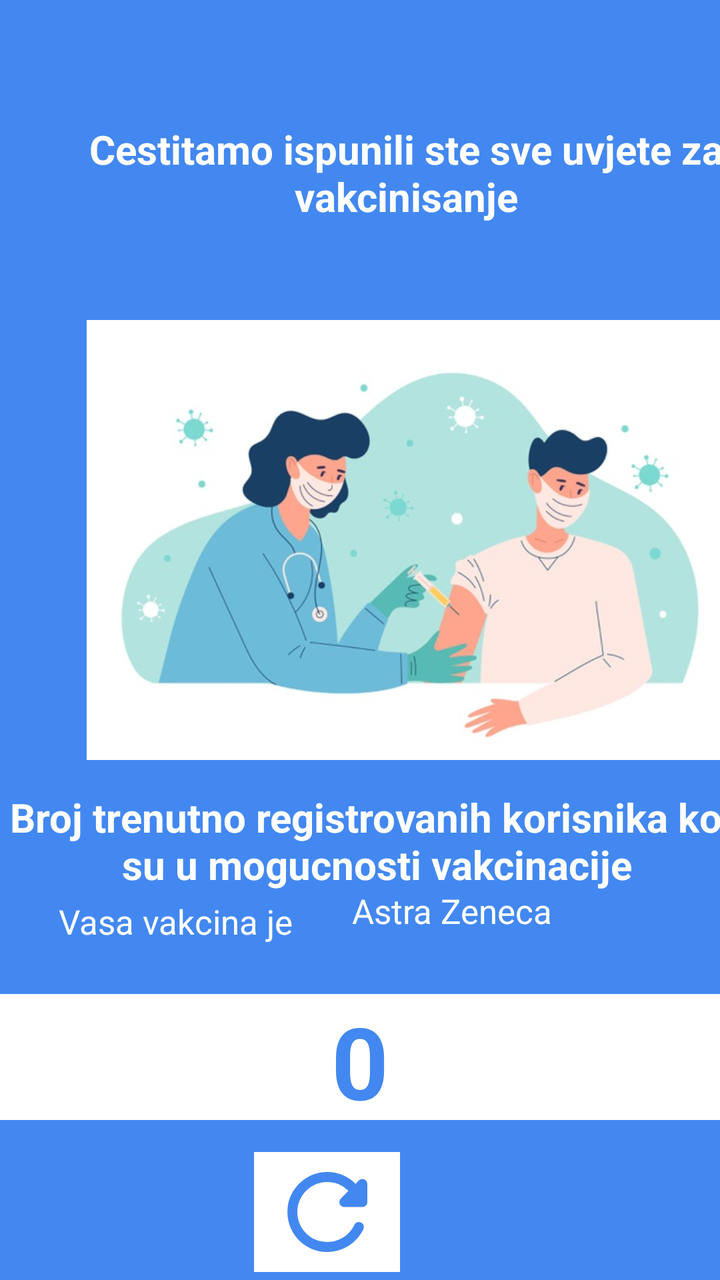
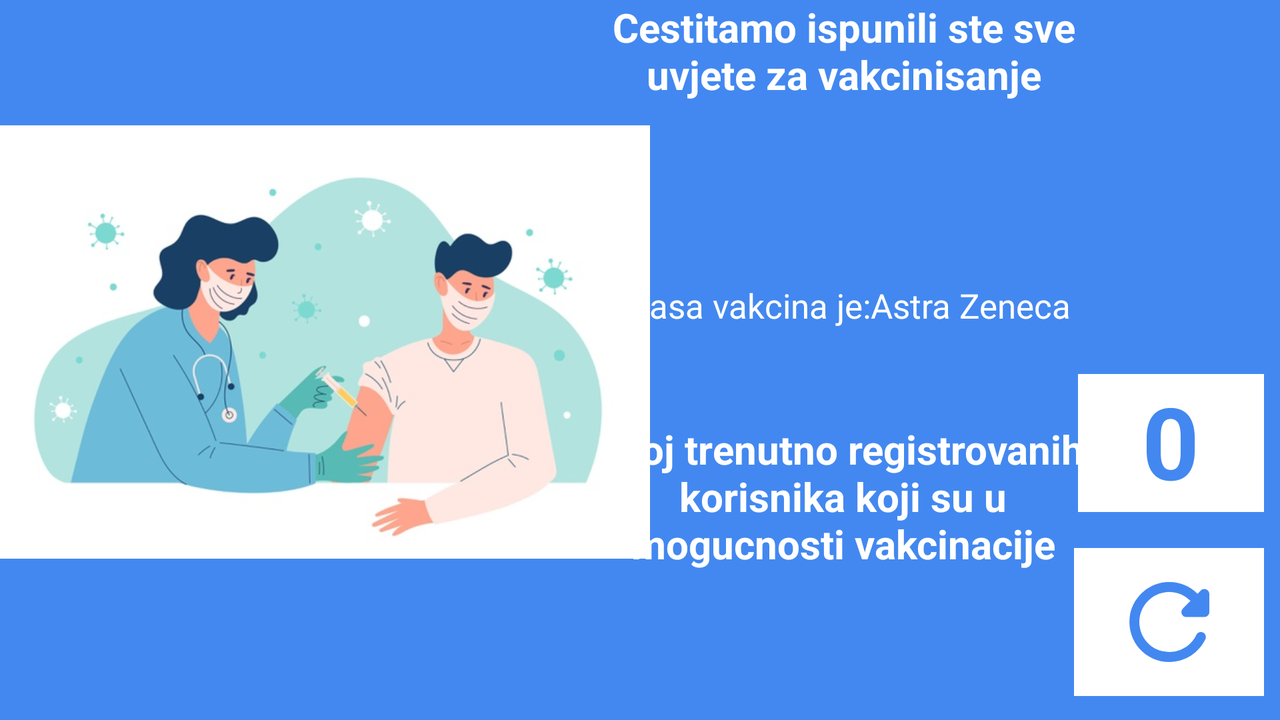

One screen, two layout resources from the same app: the default and the repository's alternative for another configuration. Each is rendered where Android would select it; the XML of both is given below.
<!-- AndroidManifest.xml: application theme Theme.CovidVaccine -->
<!-- res/layout/fragment_can_take_vaccine.xml -->
<?xml version="1.0" encoding="utf-8"?>

<androidx.constraintlayout.widget.ConstraintLayout xmlns:android="http://schemas.android.com/apk/res/android"
    xmlns:app="http://schemas.android.com/apk/res-auto"
    xmlns:tools="http://schemas.android.com/tools"
    android:layout_width="match_parent"
    android:layout_height="match_parent"
    android:background="@color/blue"
    tools:context=".CanTakeVaccine">


    <ImageView
        android:id="@+id/imageView4"
        android:layout_width="417dp"
        android:layout_height="220dp"
        android:layout_marginTop="160dp"
        android:src="@drawable/good"
        app:layout_constraintStart_toStartOf="parent"
        app:layout_constraintTop_toTopOf="parent" />

    <TextView
        android:id="@+id/textView3"
        android:layout_width="377dp"
        android:layout_height="85dp"
        android:layout_marginBottom="160dp"
        android:gravity="center_horizontal"
        android:text="Broj trenutno registrovanih korisnika koji su u mogucnosti vakcinacije"
        android:textAlignment="center"
        android:textColor="@color/white"
        android:textSize="20sp"
        android:textStyle="bold"
        app:layout_constraintBottom_toBottomOf="parent"
        app:layout_constraintEnd_toEndOf="parent"
        app:layout_constraintHorizontal_bias="0.0"
        app:layout_constraintStart_toStartOf="parent" />

    <TextView
        android:id="@+id/textView5"
        android:layout_width="406dp"
        android:layout_height="74dp"
        android:layout_marginBottom="25dp"
        android:gravity="center_horizontal"
        android:text="Cestitamo ispunili ste sve uvjete za vakcinisanje"
        android:textAlignment="center"
        android:textColor="@color/white"
        android:textSize="20sp"
        android:textStyle="bold"
        app:layout_constraintBottom_toTopOf="@+id/imageView4"
        app:layout_constraintEnd_toEndOf="parent"
        app:layout_constraintHorizontal_bias="0.0"
        app:layout_constraintStart_toStartOf="parent" />

    <ImageButton
        android:id="@+id/refreshButton"
        android:layout_width="73dp"
        android:layout_height="60dp"
        android:layout_marginEnd="160dp"
        android:layout_marginRight="160dp"
        android:layout_marginBottom="4dp"
        android:background="@color/white"
        android:src="@drawable/ic_refresh"
        app:layout_constraintBottom_toBottomOf="parent"
        app:layout_constraintEnd_toEndOf="parent" />

    <TextView
        android:id="@+id/regUser"
        android:layout_width="match_parent"
        android:layout_height="63dp"
        android:layout_gravity="center_horizontal"
        android:layout_marginBottom="80dp"
        android:background="@color/white"
        android:text="0"
        android:textAlignment="center"
        android:textColor="@color/blue"
        android:textSize="50sp"
        android:textStyle="bold"
        app:layout_constraintBottom_toBottomOf="parent"
        app:layout_constraintEnd_toEndOf="parent" />

    <TextView
        android:id="@+id/textView6"
        android:layout_width="wrap_content"
        android:layout_height="wrap_content"
        android:layout_marginBottom="168dp"
        android:text="Vasa vakcina je"
        android:textColor="@color/white"
        android:textSize="17dp"
        app:layout_constraintBottom_toBottomOf="parent"
        app:layout_constraintEnd_toEndOf="parent"
        app:layout_constraintHorizontal_bias="0.121"
        app:layout_constraintStart_toStartOf="parent" />

    <TextView
        android:id="@+id/textView7"
        android:layout_width="202dp"
        android:layout_height="36dp"
        android:layout_marginStart="176dp"
        android:layout_marginLeft="176dp"
        android:layout_marginBottom="160dp"
        android:text="Astra Zeneca"
        android:textColor="@color/white"
        android:textSize="17dp"
        app:layout_constraintBottom_toBottomOf="parent"
        app:layout_constraintStart_toStartOf="parent" />
</androidx.constraintlayout.widget.ConstraintLayout>
<!-- resources referenced by this layout -->
<resources>
  <color name="blue">#4388f0</color>
  <color name="white">#FFFFFFFF</color>
  <!-- drawable good: jpg bitmap (drawable, 38696 bytes) -->
  <!-- drawable ic_refresh (drawable) -->
  <vector android:height="60dp" android:tint="#4388F0"
      android:viewportHeight="24" android:viewportWidth="24"
      android:width="60dp" xmlns:android="http://schemas.android.com/apk/res/android">
      <path android:fillColor="@android:color/white" android:pathData="M17.65,6.35c-1.63,-1.63 -3.94,-2.57 -6.48,-2.31 -3.67,0.37 -6.69,3.35 -7.1,7.02C3.52,15.91 7.27,20 12,20c3.19,0 5.93,-1.87 7.21,-4.56 0.32,-0.67 -0.16,-1.44 -0.9,-1.44 -0.37,0 -0.72,0.2 -0.88,0.53 -1.13,2.43 -3.84,3.97 -6.8,3.31 -2.22,-0.49 -4.01,-2.3 -4.48,-4.52C5.31,9.44 8.26,6 12,6c1.66,0 3.14,0.69 4.22,1.78l-1.51,1.51c-0.63,0.63 -0.19,1.71 0.7,1.71H19c0.55,0 1,-0.45 1,-1V6.41c0,-0.89 -1.08,-1.34 -1.71,-0.71l-0.64,0.65z"/>
  </vector>
  <style name="Theme.CovidVaccine" parent="Theme.MaterialComponents.DayNight.DarkActionBar">
          
          <item name="colorPrimary">@color/blue</item>
          <item name="colorPrimaryVariant">@color/purple_700</item>
          <item name="colorOnPrimary">@color/white</item>
          
          <item name="colorSecondary">@color/teal_200</item>
          <item name="colorSecondaryVariant">@color/teal_700</item>
          <item name="colorOnSecondary">@color/black</item>
          
          <item name="android:statusBarColor" tools:targetApi="l">?attr/colorPrimary</item>
          
      </style>
  <color name="purple_700">#FF3700B3</color>
  <color name="teal_200">#FF03DAC5</color>
  <color name="teal_700">#FF018786</color>
  <color name="black">#FF000000</color>
</resources>
<!-- res/layout-land/fragment_can_take_vaccine.xml (the repository's variant of the layout above) -->
<!-- drawn on the phone turned sideways -->
<?xml version="1.0" encoding="utf-8"?>
<androidx.constraintlayout.widget.ConstraintLayout xmlns:android="http://schemas.android.com/apk/res/android"
    xmlns:app="http://schemas.android.com/apk/res-auto"
    xmlns:tools="http://schemas.android.com/tools"
    android:layout_width="match_parent"
    android:layout_height="match_parent"
    android:background="@color/blue"
    tools:context=".CanTakeVaccine">


    <ImageView
        android:id="@+id/imageView4"
        android:layout_width="325dp"
        android:layout_height="254dp"
        android:layout_marginTop="44dp"
        android:src="@drawable/good"
        app:layout_constraintStart_toStartOf="parent"
        app:layout_constraintTop_toTopOf="parent" />

    <TextView
        android:id="@+id/textView3"
        android:layout_width="259dp"
        android:layout_height="105dp"
        android:layout_marginBottom="44dp"
        android:gravity="center_horizontal"
        android:text="Broj trenutno registrovanih korisnika koji su u mogucnosti vakcinacije"
        android:textAlignment="center"
        android:textColor="@color/white"
        android:textSize="20sp"
        android:textStyle="bold"
        app:layout_constraintBottom_toBottomOf="parent"
        app:layout_constraintEnd_toEndOf="parent"
        app:layout_constraintHorizontal_bias="0.766"
        app:layout_constraintStart_toStartOf="parent" />

    <TextView
        android:id="@+id/textView5"
        android:layout_width="258dp"
        android:layout_height="0dp"
        android:gravity="center_horizontal"
        android:text="Cestitamo ispunili ste sve uvjete za vakcinisanje"
        android:textAlignment="center"
        android:textColor="@color/white"
        android:textSize="20sp"
        android:textStyle="bold"

        app:layout_constraintEnd_toEndOf="parent"
        app:layout_constraintHorizontal_bias="0.766"
        app:layout_constraintStart_toStartOf="parent"
        tools:layout_editor_absoluteY="16dp" />

    <ImageButton
        android:id="@+id/refreshButton"
        android:layout_width="95dp"
        android:layout_height="74dp"
        android:layout_marginEnd="8dp"
        android:layout_marginRight="8dp"
        android:layout_marginBottom="12dp"
        android:background="@color/white"
        android:src="@drawable/ic_refresh"
        app:layout_constraintBottom_toBottomOf="parent"
        app:layout_constraintEnd_toEndOf="parent" />

    <TextView
        android:id="@+id/regUser"
        android:layout_width="93dp"
        android:layout_height="69dp"
        android:layout_gravity="center_horizontal"
        android:layout_marginEnd="8dp"
        android:layout_marginRight="8dp"
        android:layout_marginBottom="104dp"
        android:background="@color/white"
        android:text="0"
        android:textAlignment="center"
        android:textColor="@color/blue"
        android:textSize="50sp"
        android:textStyle="bold"
        app:layout_constraintBottom_toBottomOf="parent"
        app:layout_constraintEnd_toEndOf="parent" />

    <TextView
        android:id="@+id/textView6"
        android:layout_width="wrap_content"
        android:layout_height="wrap_content"
        android:layout_marginBottom="196dp"
        android:text="Vasa vakcina je:Astra Zeneca"
        android:textColor="@color/white"
        android:textSize="17dp"
        app:layout_constraintBottom_toBottomOf="parent"
        app:layout_constraintEnd_toEndOf="parent"
        app:layout_constraintHorizontal_bias="0.751"
        app:layout_constraintStart_toStartOf="parent" />


</androidx.constraintlayout.widget.ConstraintLayout>
